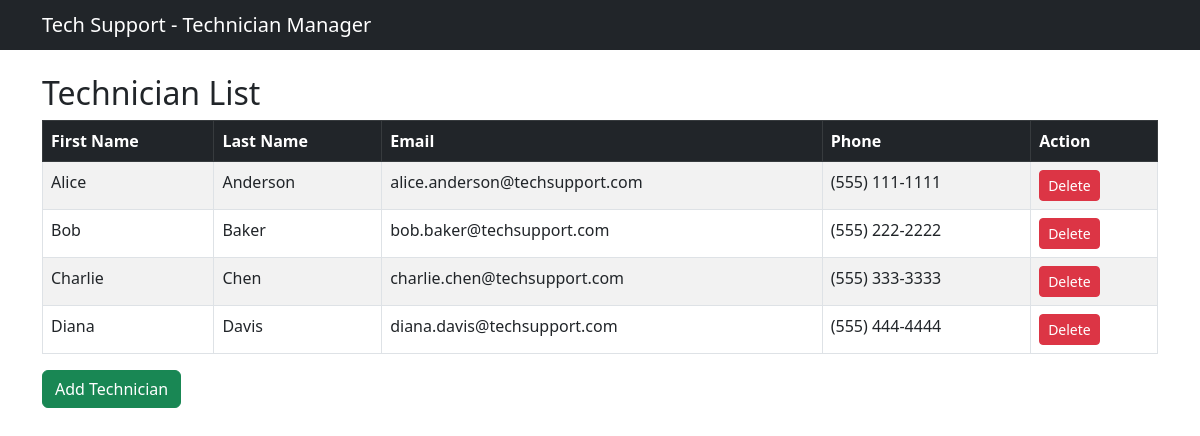
Page /project_6_2_manage_technicians/index.php on the committed database.
### tables this page shows
CREATE TABLE `technicians` (
  `techID` int(11) NOT NULL,
  `firstName` varchar(50) NOT NULL,
  `lastName` varchar(50) NOT NULL,
  `email` varchar(100) NOT NULL,
  `phone` varchar(20) NOT NULL,
  `password` varchar(255) NOT NULL
);

### project_6_2_manage_technicians/index.php (the view, shortened to what this page needs)
<?php
require_once('database.php');
$query = 'SELECT * FROM technicians ORDER BY techID';
$statement = $db->prepare($query);
$statement->execute();
$technicians = $statement->fetchAll();
?>
<!DOCTYPE html>
<html lang="en">
<head>
    <link href="https://cdn.jsdelivr.net/npm/bootstrap@5.3.0/dist/css/bootstrap.min.css" rel="stylesheet">
</head>
<body>
    <nav class="navbar navbar-dark bg-dark">
        <div class="container">
            <span class="navbar-brand mb-0 h1">Tech Support - Technician Manager</span>
        </div>
    </nav>
    <div class="container mt-4">
        <h2>Technician List</h2>
        <table class="table table-striped table-bordered">
            <thead class="table-dark">
                <tr>
                    <th>First Name</th>
                    <th>Last Name</th>
                    <th>Email</th>
                    <th>Phone</th>
                    <th>Action</th>
                </tr>
            </thead>
            <tbody>
                <?php foreach ($technicians as $technician) : ?>
                <tr>
                    <td><?php echo htmlspecialchars($technician['firstName']); ?></td>
                    <td><?php echo htmlspecialchars($technician['lastName']); ?></td>
                    <td><?php echo htmlspecialchars($technician['email']); ?></td>
                    <td><?php echo htmlspecialchars($technician['phone']); ?></td>
                    <td>
                        <form action="delete_technician.php" method="post" style="display:inline;">
                            <button type="submit" class="btn btn-danger btn-sm">Delete</button>
                        </form>
                    </td>
                </tr>
                <?php endforeach; ?>
            </tbody>
        </table>
        <a href="add_technician_form.php" class="btn btn-success">Add Technician</a>
    </div>
</body>
</html>

### rows in the picture
technicians: firstName "Alice", lastName "Anderson", email "alice.anderson@techsupport.com", phone "(555) 111-1111"
technicians: firstName "Bob", lastName "Baker", email "bob.baker@techsupport.com", phone "(555) 222-2222"
technicians: firstName "Charlie", lastName "Chen", email "charlie.chen@techsupport.com", phone "(555) 333-3333"
technicians: firstName "Diana", lastName "Davis", email "diana.davis@techsupport.com", phone "(555) 444-4444"
